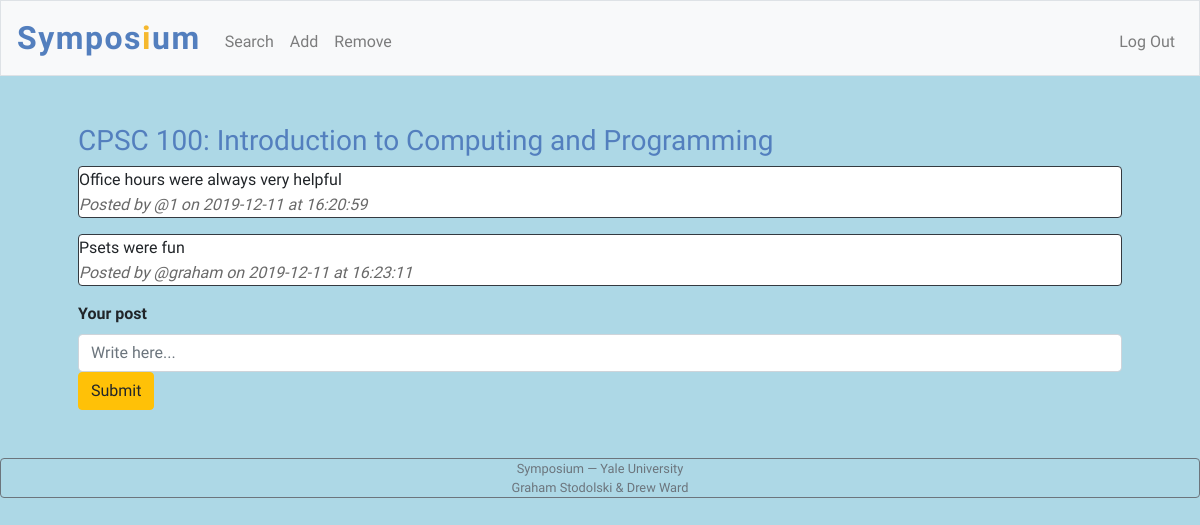
Page /course?course_id=1 (signed in) on the committed database.
### tables this page shows
CREATE TABLE 'courses' ('course_id' integer PRIMARY KEY AUTOINCREMENT NOT NULL, 'subject' text, 'number' integer, 'name' text, 'professor' text);

CREATE TABLE 'posts' ('user_id' integer, 'course_id' integer, 'post' text, 'date' date, 'time' time);

CREATE TABLE 'users' ('id' integer PRIMARY KEY AUTOINCREMENT NOT NULL, 'username' text NOT NULL,'hash' integer NOT NULL);

### application.py (the view)
@app.route("/course", methods=["GET", "POST"])
@login_required
def course():
    if request.method == "POST":
        post = request.form.get('text')
        if not post:
            return apology("please input text for your post", 403)
        today = date.today()
        now = datetime.now()
        time = now.strftime("%H:%M:%S")
        course_id = (request.args.get('course_id'))#['course_id']
        db.execute("INSERT INTO posts VALUES (:user_id, :course_id, :post, :date, :time)",
                    user_id=session["user_id"], course_id=course_id, post=post, date=today, time=time)
        return redirect(url_for('course', course_id=course_id))
    else:
        course_id = request.args['course_id']
        course = db.execute("SELECT * FROM courses WHERE course_id=:course_id", course_id=course_id)
        posts = db.execute("SELECT * FROM posts INNER JOIN users ON posts.user_id=users.id WHERE course_id=:course_id", course_id=course_id)
        subject = str(course[0]['subject'])
        number = str(course[0]['number'])
        name = str(course[0]['name'])
        return render_template("course.html", subject=subject, number=number, name=name, posts=posts, course_id=course_id)

### application.py (called while the page is built)
@app.after_request
def after_request(response):
    response.headers["Cache-Control"] = "no-cache, no-store, must-revalidate"
    response.headers["Expires"] = 0
    response.headers["Pragma"] = "no-cache"
    return response

### helpers.py (called while the page is built)
def login_required(f):
    @wraps(f)
    def decorated_function(*args, **kwargs):
        if session.get("user_id") is None:
            return redirect("/login")
        return f(*args, **kwargs)
    return decorated_function

### templates/course.html (shortened to what this page needs)
{% extends "layout.html" %}
{% block main %}
<h3 style="color: #537fbe; text-align: left">{{ subject }} {{ number }}: {{ name }}</h3>
<body style="text-align: left;">
    {% for post in posts %}
        <div class="border border-dark rounded" style="text-align: left; background-color: white;">
            <text class="post_text">{{ post['post'] }}</text>
            <br><text class="post_user">Posted by @{{ post['username'] }} on {{ post['date'] }} at {{ post['time'] }}</text>
        </div>
    {% endfor %}
    <form action="/course?course_id={{ course_id }}" method="post" class="form">
        <div>
            <label class="label" for="text">Your post</label>
            <input name="text" id="text" type="text" class="form-control text-wrap" style="width: 1044px;" placeholder="Write here...">
            <button class="btn btn-warning" type="submit" value={{ course_id }}>Submit</button>
        </div>
    </form>
</body>
{% endblock %}

### static/styles.css (style rules this page uses)
h3 { font-family: 'Didact Gothic'; color: #537fbe; }
main .form-control { display: inline-block; width: auto; }
.background { background-color: #add8e6; }
.form { font-family: 'Didact Gothic'; text-align: left; }
.label { font-family: 'Didact Gothic'; font-weight: bold; }
.post_text { font-family: 'Didact Gothic'; text-align: left; }
.post_user { font-family: 'Didact Gothic'; text-align: left; color: dimgray; font-style: italic; }

### rows in the picture
courses: subject "CPSC", name "Introduction to Computing and Programming"
posts: post "Office hours were always very helpful", username "1", date "2019-12-11", time "16:20:59"
posts: post "Psets were fun", username "graham", date "2019-12-11", time "16:23:11"

### other values in the picture
{{ number }} "100"
